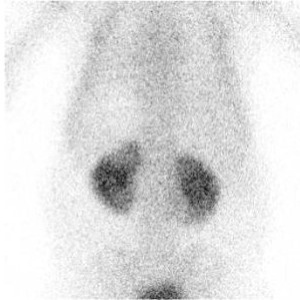
#> input picture classification_for_kidney/datasets/train/0001.jpg, 300 x 300 px, found by its file name
$ python his.py
#> lines starting #> are read from the running program, lines starting #| are printed output that depends on the picture
import cv2

# 读取图像
image = cv2.imread('./DMSA_new/0001.jpg', cv2.IMREAD_GRAYSCALE)
#> image is the input picture: shape (300, 300); min 22, max 255, mean 222.2

# 应用直方图均衡化
equalized_image = cv2.equalizeHist(image)
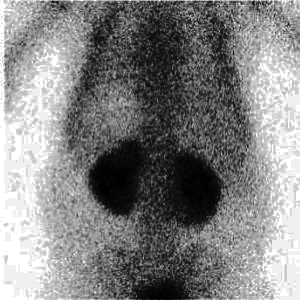
#> equalized_image: shape (300, 300); min 0, max 255, mean 130.4

# 保存均衡化后的图像
#cv2.imwrite('output.jpg', equalized_image)

# 显示原始图像和均衡化后的图像（可选）
cv2.imshow('Original Image', image)
cv2.imshow('Equalized Image', equalized_image)
cv2.waitKey(0)
cv2.destroyAllWindows()

$ run again, with classification_for_kidney/datasets/train/0005.jpg copied over classification_for_kidney/datasets/train/0001.jpg
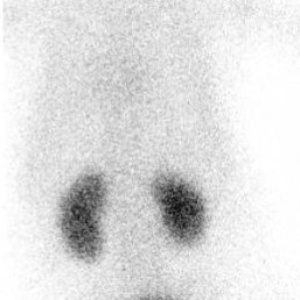
#> input picture classification_for_kidney/datasets/train/0005.jpg, 300 x 300 px, found by its file name
#> image is the input picture: shape (300, 300); min 12, max 255, mean 222.4
#> `equalized_image = cv2.equalizeHist(image)`:
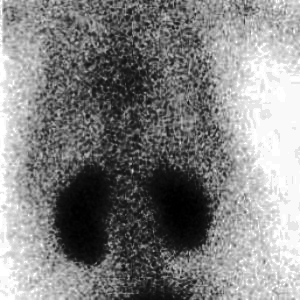
#> equalized_image: shape (300, 300); min 0, max 255, mean 129.8

$ run again, with classification_for_kidney/datasets/train/0007.jpg copied over classification_for_kidney/datasets/train/0001.jpg
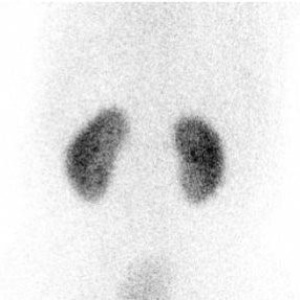
#> input picture classification_for_kidney/datasets/train/0007.jpg, 300 x 300 px, found by its file name
#> image is the input picture: shape (300, 300); min 6, max 255, mean 229.3
#> `equalized_image = cv2.equalizeHist(image)`:
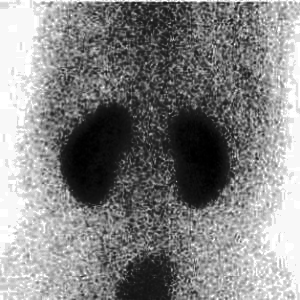
#> equalized_image: shape (300, 300); min 0, max 255, mean 131.1
